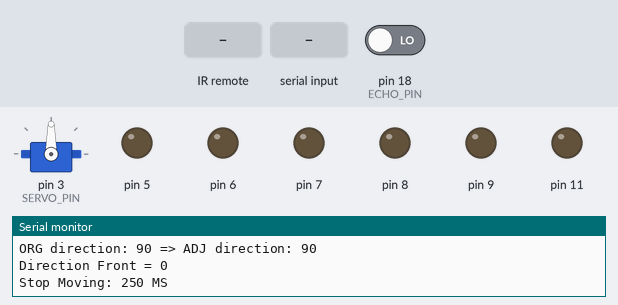
Simulated run of this sketch. Board: Arduino Uno, built with avr-gcc and run on an emulated ATmega328P. Shown: servo, output pins drawn as LEDs (lit = HIGH), the last lines printed to the serial monitor. The inputs (shaded band) are chosen by the test bench; at power-on: pin 18 (ECHO_PIN) LOW.

Above: at 12.7 s.
12.8 s: infrared code 0xFFC23D received
At 14.8 s:
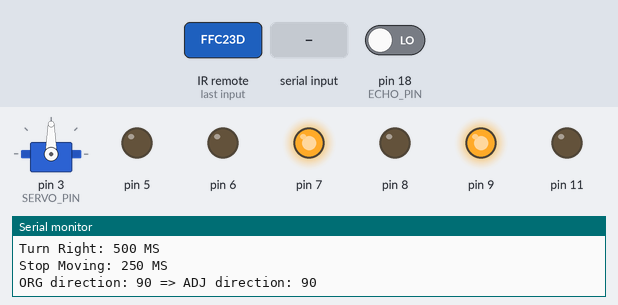
15.8 s: "L" received over Serial
At 16.6 s:
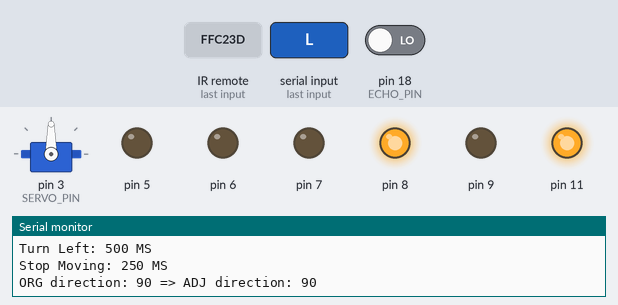
17.8 s: infrared code 0xFFA857 received
At 19.2 s:
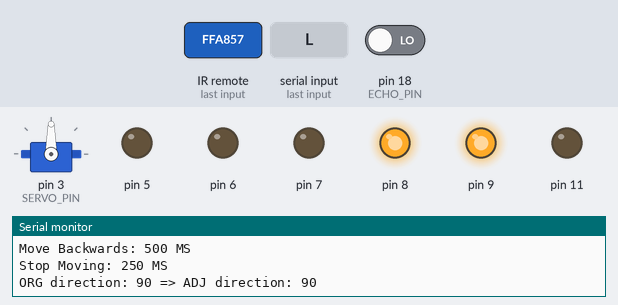
19.9 s: "1" received over Serial
At 21.8 s:
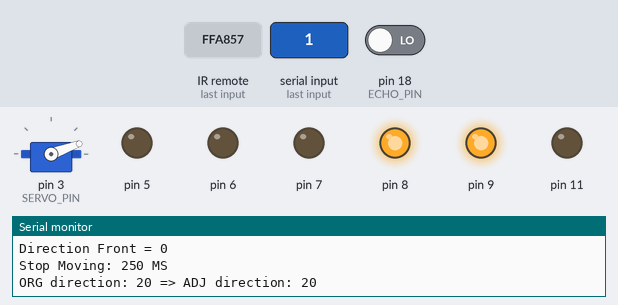
22.9 s: "R" received over Serial
At 23.7 s:
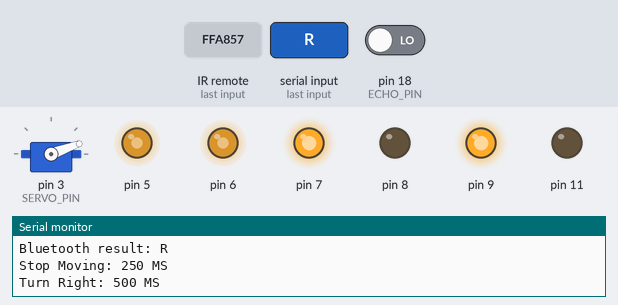
25.6 s: "2" received over Serial
At 26.4 s:
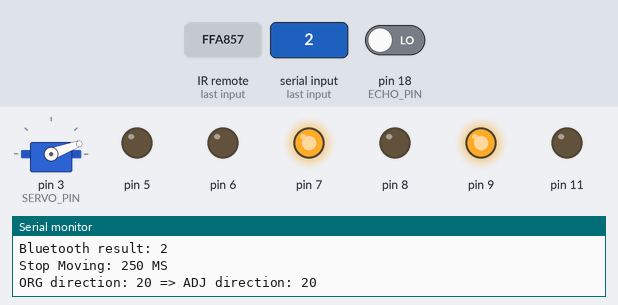
Timing chart, 0 to 33.7 s (numbered marks = the images above; inputs shaded):
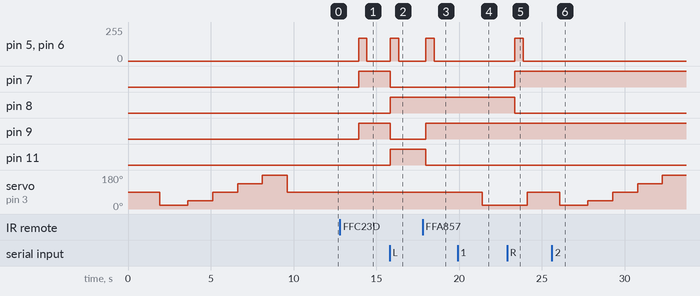

The sketch:

ElegooCarV3.ino
```cpp
#include <Arduino.h>

#define DEBUG_THE_CAR 1
#define TEST_THE_CAR 0

#include "ElegooCarV3.h"
#include "ElegooInfraredConfig.h"
#include "PanasonicInfraredConfig.h"
#include "MyBluetoothConfig.h"

ElegooCarV3 * car = 0;

// TODO (P1-MED) Implement line-tracking driver option
// TODO (P1-MED) Reduce/shorten output so that the in-App Bluetooth Terminal can be used to see what the car does

void setup()
{
	ElegooCarConfig * carConfig = new ElegooCarConfig();
	carConfig->SAFETY_DISTANCE_CM = 30;
	carConfig->serialConfig.BAUD_RATE = 9600;
	carConfig->distanceUnitConfig.SERVO_RIGHT = 20;
	carConfig->distanceUnitConfig.SERVO_LEFT = 180;
	carConfig->motorUnitConfig.SPEED = 170;
	carConfig->infraredReceiverConfig.MAX_NUM_RECEIVERS = 4;
	carConfig->bluetoothReceiverConfig.MAX_NUM_RECEIVERS = 4;

	car = new ElegooCarV3(carConfig);
	car->setup();
	car->selectManualDriver();

	car->registerInfraredConfig(new ElegooInfraredConfig());
	car->registerInfraredConfig(new PanasonicInfraredConfig());
	car->registerBluetoothConfig(new MyBluetoothConfig());
	car->testDistanceUnit();

	if (TEST_THE_CAR)
	{
		car->testInfrared();
		car->testBluetooth();
	}
}

void loop()
{
	car->drive();
}
```

ElegooBase.h
```cpp
#ifndef __ELEGOO_BASE_H__
#define __ELEGOO_BASE_H__

#include "ElegooConstants.h"

class ElegooBase
{
public:
	ElegooBase()
	{
	}

	int statusOK()
	{
		return ElegooConstants::OK;
	}
};

#endif
```

ElegooBluetoothReceiver.h
```cpp
#ifndef __ELEGOO_BLUETOOTH_RECEIVER_H__
#define __ELEGOO_BLUETOOTH_RECEIVER_H__

#include <Arduino.h>

#include "ElegooBluetoothConfigInterface.h"
#include "ElegooCarConfig.h"
#include "ElegooCommand.h"
#include "ElegooReceiver.h"

class ElegooBluetoothReceiver: public ElegooReceiver
{
private:

	ElegooCarConfig::BluetoothReceiverConfig & config;

	ElegooBluetoothConfigInterface ** bluetoothConfigs;

	int numBluetoothConfigs = 0;

public:

	ElegooBluetoothReceiver(ElegooCarConfig::BluetoothReceiverConfig & pConfig) :
			config(pConfig)
	{
		int size = config.MAX_NUM_RECEIVERS;
		bluetoothConfigs = new ElegooBluetoothConfigInterface*[size];
	}

	void setup()
	{
	}

	void registerBluetoothConfig(ElegooBluetoothConfigInterface * bluetoothConfig)
	{
		bluetoothConfigs[numBluetoothConfigs] = bluetoothConfig;
		numBluetoothConfigs++;
	}

	// May also return UNKNOWN_CMD or NO_COMMAND
	ElegooCommand readCommand()
	{
		int intInput = Serial.read();
		if (intInput == -1)
		{
			return ElegooCommand::NO_COMMAND;
		}

		char charInput = (char) intInput;
		ElegooCommand cmd = checkBluetoothProviders(charInput);
		return cmd;
	}

private:

	// May return UNKNOWN_CMD, will never return NO_COMMAND
	ElegooCommand checkBluetoothProviders(char charInput)
	{
		for (int i = 0; i < numBluetoothConfigs; i++)
		{
			ElegooBluetoothConfigInterface * bluetoothConfig = bluetoothConfigs[i];
			if (bluetoothConfig->isSupportedCharacter(charInput))
			{
				Serial.print("Bluetooth result: ");
				Serial.println(charInput);
			}

			ElegooCommand cmd = bluetoothConfig->checkCommand(charInput);
			if (cmd != ElegooCommand::UNK_COMMAND)
			{
				return cmd; // return as soon as we have found something known
			}
		}

		return ElegooCommand::UNK_COMMAND;
	}
};

#endif
```

ElegooCarV3.h
```cpp
#ifndef __ELEGOO_CAR_V3_H__
#define __ELEGOO_CAR_V3_H__

#include <Arduino.h>
#include "ElegooConstants.h"
#include "ElegooCarConfig.h"
#include "ElegooDistanceUnit.h"
#include "ElegooMotorUnit.h"
#include "ElegooInfraredReceiver.h"
#include "ElegooBluetoothReceiver.h"
#include "ElegooCommandReader.h"
#include "ElegooManualDriver.h"
#include "ElegooManualDriver2.h"
#include "ElegooAutomaticDriver1.h"
#include "ElegooAutomaticDriver2.h"
#include "ElegooLineTrackingDriver.h"

class ElegooCarV3
{
private:

	ElegooCarConfig * carConfig;

	ElegooDistanceUnit distUnit;

	ElegooMotorUnit motorUnit;

	ElegooInfraredReceiver infraredReceiver;

	ElegooBluetoothReceiver bluetoothReceiver;

	ElegooCommandReader commandReader;

	ElegooDriverBase * drivers[5];

	ElegooDriverBase * currentDriver = 0;

	int safetyDistanceInCM;

public:

	ElegooCarV3(ElegooCarConfig * pCarConfig) :
			carConfig(pCarConfig), //
			distUnit(carConfig->distanceUnitConfig), //
			motorUnit(carConfig->motorUnitConfig), //
			infraredReceiver(carConfig->infraredReceiverConfig), //
			bluetoothReceiver(carConfig->bluetoothReceiverConfig), //
			commandReader(infraredReceiver, bluetoothReceiver), //
			safetyDistanceInCM(carConfig->SAFETY_DISTANCE_CM)
	{
	}

	int setup()
	{
		Serial.begin(carConfig->serialConfig.BAUD_RATE);
		distUnit.setup();
		distUnit.registerCommandReader(&commandReader);
		motorUnit.setup();
		motorUnit.registerCommandReader(&commandReader);
		infraredReceiver.setup();
		bluetoothReceiver.setup();

		initializeDrivers();
		selectManualDriver();

		return ElegooConstants::OK;
	}

private:
	void initializeDrivers()
	{
		drivers[ElegooCommand::MANUAL_DRIVER_1] = //
				new ElegooManualDriver(safetyDistanceInCM, distUnit, motorUnit);

		drivers[ElegooCommand::MANUAL_DRIVER_2] = //
				new ElegooManualDriver2(safetyDistanceInCM, distUnit, motorUnit);

		drivers[ElegooCommand::AUTO_DRIVER_1] = //
				new ElegooAutomaticDriver1(safetyDistanceInCM, distUnit, motorUnit);

		drivers[ElegooCommand::AUTO_DRIVER_2] = //
				new ElegooAutomaticDriver2(safetyDistanceInCM, distUnit, motorUnit);

		drivers[ElegooCommand::LINE_TRACKING_DRIVER] = //
				new ElegooLineTrackingDriver(safetyDistanceInCM, distUnit, motorUnit);
	}

	bool isDriver(ElegooCommand possibleDriver)
	{
		switch (possibleDriver)
		{
		case ElegooCommand::MANUAL_DRIVER_1:
		case ElegooCommand::MANUAL_DRIVER_2:
		case ElegooCommand::AUTO_DRIVER_1:
		case ElegooCommand::AUTO_DRIVER_2:
		case ElegooCommand::LINE_TRACKING_DRIVER:
			return true;
		default:
			return false;
		}
	}

	int selectDriver(ElegooCommand newDriver)
	{
		if (isDriver(newDriver))
		{
			currentDriver = drivers[newDriver];
		}
		return ElegooConstants::OK;
	}

	bool usingManualDriver()
	{
		return (currentDriver == drivers[ElegooCommand::MANUAL_DRIVER_1] || //
				currentDriver == drivers[ElegooCommand::MANUAL_DRIVER_2]);
	}

public:
	int selectManualDriver()
	{
		return selectDriver(ElegooCommand::MANUAL_DRIVER_1);
	}

	void registerInfraredConfig(ElegooInfraredConfigInterface * infraredConfig)
	{
		infraredReceiver.registerInfraredConfig(infraredConfig);
	}

	void registerBluetoothConfig(ElegooBluetoothConfigInterface * bluetoothConfig)
	{
		bluetoothReceiver.registerBluetoothConfig(bluetoothConfig);
	}

	int drive()
	{
		ElegooCommand cmd = commandReader.readCommand();
		if (cmd == ElegooCommand::STOP_MOVING)
		{
			motorUnit.stopMoving();
			selectManualDriver();
			return ElegooConstants::OK;
		}

		if (!usingManualDriver() && cmd != ElegooCommand::NO_COMMAND)
		{
			motorUnit.stopMoving();
			selectManualDriver();
			// continue processing the given command (button press) below
		}

		if (usingManualDriver())
		{
			if (isDriver(cmd))
			{
				motorUnit.stopMoving();
				return selectDriver(cmd);
			}
			else
			{
				// manual drivers do correctly handle UNK_COMMAND and even rely on NO_COMMAND
				return currentDriver->processCommand(cmd);
			}
		}

		// automatic drivers will/must not listen to commands
		// they must just get "re-triggered"
		return currentDriver->processCommand(ElegooCommand::NO_COMMAND);
	}

	void testDistanceUnit()
	{
		Serial.println("Test Distance Unit");
		distUnit.frontDistance();
		distUnit.test();
		distUnit.frontDistance();
		Serial.println();
	}

	void testInfrared()
	{
		commandReader.testInfrared();
	}

	void testBluetooth()
	{
		commandReader.testBluetooth();
	}

};

#endif
```

ElegooCommand.h
```cpp
#ifndef __ELEGOO_COMMAND_H__
#define __ELEGOO_COMMAND_H__

enum ElegooCommand
{
	MANUAL_DRIVER_1 = 0, //
	MANUAL_DRIVER_2 = 1,
	AUTO_DRIVER_1 = 2,
	AUTO_DRIVER_2 = 3,
	LINE_TRACKING_DRIVER,
	MOVE_FORWARDS,
	MOVE_BACKWARDS,
	STOP_MOVING,
	TURN_RIGHT,
	HALF_RIGHT,
	TURN_LEFT,
	HALF_LEFT,
	UNK_COMMAND,
	NO_COMMAND
};

class ElegooCommandUtil
{
public:
	static bool isValidCommand(ElegooCommand cmd)
	{
		return (cmd != ElegooCommand::UNK_COMMAND) && (cmd != ElegooCommand::NO_COMMAND);
	}

	static const char* getCommandString(ElegooCommand cmd)
	{
		switch (cmd)
		{
		case MANUAL_DRIVER_1:
			return "Select Manual Driver 1";
		case MANUAL_DRIVER_2:
			return "Select Manual Driver 2";
		case AUTO_DRIVER_1:
			return "Select Autonomous Driver 1";
		case AUTO_DRIVER_2:
			return "Select Autonomous Driver 2";
		case LINE_TRACKING_DRIVER:
			return "Select Line Tracking Driver";
		case MOVE_FORWARDS:
			return "Move Forwards";
		case TURN_RIGHT:
			return "Turn Right";
		case HALF_RIGHT:
			return "Go Half Right";
		case TURN_LEFT:
			return "Turn Left";
		case HALF_LEFT:
			return "Go Half Left";
		case MOVE_BACKWARDS:
			return "Move Backwards";
		case STOP_MOVING:
			return "Stop Moving";
		case UNK_COMMAND:
			return "Unknown Command";
		case NO_COMMAND:
			return "No Command";
		default:
			return "ERROR";
		}
	}

};

#endif
```

ElegooCommandReader.h
```cpp
#ifndef __ELEGOO_COMMAND_READER_H__
#define __ELEGOO_COMMAND_READER_H__

#include "ElegooCommand.h"
#include "ElegooInfraredReceiver.h"
#include "ElegooBluetoothReceiver.h"

class ElegooCommandReader
{
private:
	ElegooInfraredReceiver & infraredReceiver;

	ElegooBluetoothReceiver & bluetoothReceiver;

	static const int EMPTY_CACHE = -1;

	int cachedCommand = EMPTY_CACHE;

public:
	// TODO (P2-LOW) If more receivers must be supported, we cannot stick to constructor arguments
	ElegooCommandReader(ElegooInfraredReceiver & pInfraredReceiver, ElegooBluetoothReceiver & pBluetoothReceiver) :
			infraredReceiver(pInfraredReceiver), bluetoothReceiver(pBluetoothReceiver)
	{
	}

	bool hasCommand()
	{
		if (cachedCommand == EMPTY_CACHE)
		{
			cachedCommand = readTheCommand();
		}

		if (cachedCommand == ElegooCommand::NO_COMMAND)
		{
			cachedCommand = EMPTY_CACHE;
			return false;
		}
		else
		{
			return true;
		}
	}

	// May also return UNKNOWN_CMD or NO_COMMAND
	ElegooCommand readCommand()
	{
		if (hasCommand())
		{
			ElegooCommand theCmd = (ElegooCommand) cachedCommand;
			cachedCommand = EMPTY_CACHE;
			return theCmd;
		}
		else
		{
			return ElegooCommand::NO_COMMAND;
		}
	}

private:
	// May also return UNKNOWN_CMD or NO_COMMAND
	ElegooCommand readTheCommand()
	{
		ElegooCommand cmd = ElegooCommand::NO_COMMAND;

		cmd = infraredReceiver.readCommand();
		if (ElegooCommandUtil::isValidCommand(cmd))
		{
			return cmd;
		}

		cmd = bluetoothReceiver.readCommand();
		if (ElegooCommandUtil::isValidCommand(cmd))
		{
			return cmd;
		}

		return cmd;
	}

public:
	void testInfrared()
	{
		// positively tested that we detect NO_COMMAND, as long as no buttons are pressed
		ElegooCommandReader::testReceiver(infraredReceiver);
	}

	void testBluetooth()
	{
		// positively tested that we detect NO_COMMAND, as long as no buttons are pressed
		ElegooCommandReader::testReceiver(bluetoothReceiver);
	}

private:
	static void testReceiver(ElegooReceiver & receiver)
	{
		long noCmdCnt = 0;
		while (true)
		{
			ElegooCommand cmd = receiver.readCommand();
			if (cmd == ElegooCommand::NO_COMMAND)
			{
				noCmdCnt++;
			}
			else
			{
				const char * cmdString = ElegooCommandUtil::getCommandString(cmd);
				Serial.print(noCmdCnt);
				Serial.print(": ");
				Serial.println(cmdString);

				if (cmd == ElegooCommand::STOP_MOVING)
				{
					return;
				}
			}
		}
	}
};

#endif
```

ElegooConstants.h
```cpp
#ifndef __ELEGOO_CONSTANTS_H__
#define __ELEGOO_CONSTANTS_H__

class ElegooConstants
{
public:
	static const int OK = 0;
	static const int STOPPED = 10;
};

#endif
```

ElegooDistanceUnit.h
```cpp
#ifndef __ELEGOO_DISTANCE_UNIT_H__
#define __ELEGOO_DISTANCE_UNIT_H__

#include <Arduino.h>
#include <Servo.h>
#include "ElegooCarConfig.h"
#include "ElegooInterruptibleUnit.h"
#include "ElegooMath.h"

class DistanceData
{
public:
	int direction = 0;
	int distance = 0;
};

class ElegooDistanceUnit: public ElegooInterruptibleUnit
{
private:
	ElegooCarConfig::DistanceUnitConfig & config;

	Servo servo;

	static const int MIN_SERVO_DELAY = 500; // TODO (P2-LOW) can we further reduce the value for MIN_DELAY

	static const int MAX_SCANNED_DISTANCES = 5;

	const char* getDirectionString(const int direction)
	{
		if (direction == config.SERVO_RIGHT)
		{
			return "Right";
		}

		if (direction == config.SERVO_LEFT)
		{
			return "Left";
		}

		switch (direction)
		{
		case HALF_RIGHT:
			return "Half Right";
		case FRONT:
			return "Front";
		case HALF_LEFT:
			return "Half Left";
		default:
			return "Unknown";
		}
	}

public:

	static const int HALF_RIGHT = 45;
	static const int FRONT = 90;
	static const int HALF_LEFT = 135;

	boolean isFarRightDirection(const int direction)
	{
		return (direction < HALF_RIGHT);
	}

	boolean isFarLeftDirection(const int direction)
	{
		return (direction > HALF_LEFT);
	}

	ElegooDistanceUnit(ElegooCarConfig::DistanceUnitConfig & pConfig) :
			ElegooInterruptibleUnit(), //
			config(pConfig), //
			servo()
	{
	}

	void setup()
	{
		servo.attach(config.SERVO_PIN);
		pinMode(config.ECHO_PIN, INPUT);
		pinMode(config.TRIGGER_PIN, INPUT);
	}

	void test()
	{
		// performs a "full" scan
		scanBiggestDistance();
	}

	int frontDistance()
	{
		return readDistanceForDirection(FRONT);
	}

	int rightDistance()
	{
		return readDistanceForDirection(config.SERVO_RIGHT);
	}

	int leftDistance()
	{
		return readDistanceForDirection(config.SERVO_LEFT);
	}

	DistanceData scanBiggestDistance()
	{
		DistanceData distances[MAX_SCANNED_DISTANCES];
		scanDistances(distances);

		DistanceData biggestDistance = distances[0];

		for (int i = 1; i < MAX_SCANNED_DISTANCES; i++)
		{
			if (distances[i].distance > biggestDistance.distance)
			{
				biggestDistance = distances[i];
			}
		}

		return biggestDistance;
	}

private:

	int _direction = -1;

	void setDirection(const int direction)
	{
		// direction parameter will be checked against what is defined as min/max in the config object
		int minPos = getServoMinPos();
		int maxPos = getServoMaxPos();

		int adjustedDirection = direction;
		if (direction < minPos)
		{
			adjustedDirection = minPos;
		}
		if (direction > maxPos)
		{
			adjustedDirection = maxPos;
		}
		servo.write(adjustedDirection);

#if DEBUG_THE_CAR
		debugOrgVsAdjDirection(direction, adjustedDirection);
#endif

		if (_direction != adjustedDirection)
		{
			int delayInMS = ElegooMath::distance(_direction, adjustedDirection); // values between 0-180
			delayInMS *= 10; // values between 0-1800
			if (delayInMS < MIN_SERVO_DELAY)
			{
				delayInMS = MIN_SERVO_DELAY;
			}
			delay(delayInMS);
		}
		_direction = adjustedDirection;
	}

#if DEBUG_THE_CAR
	void debugOrgVsAdjDirection(int direction, int adjustedDirection)
	{
		Serial.print("ORG direction: ");
		Serial.print(direction);
		Serial.print(" => ADJ direction: ");
		Serial.println(adjustedDirection);
	}
#endif

	// ultrasonic distance measurement function
	int readDistance()
	{
		digitalWrite(config.TRIGGER_PIN, LOW);
		delayMicroseconds(2);
		digitalWrite(config.TRIGGER_PIN, HIGH);
		delayMicroseconds(20);
		digitalWrite(config.TRIGGER_PIN, LOW);

		float fDistance = pulseIn(config.ECHO_PIN, HIGH);
		fDistance = fDistance / 58;
		return (int) fDistance;
	}

	void scanDistances(DistanceData distances[])
	{
		distances[0] = readDistanceDataForDirection(config.SERVO_RIGHT);
		distances[1] = readDistanceDataForDirection(HALF_RIGHT);
		distances[2] = readDistanceDataForDirection(FRONT);
		distances[3] = readDistanceDataForDirection(HALF_LEFT);
		distances[4] = readDistanceDataForDirection(config.SERVO_LEFT);
	}

	DistanceData readDistanceDataForDirection(const int direction)
	{
		int distance = readDistanceForDirection(direction);
		DistanceData distanceData;
		distanceData.direction = direction;
		distanceData.distance = distance;
		return distanceData;
	}

	int readDistanceForDirection(const int direction)
	{
		if (hasCommand())
		{
			return 0;
		}

		setDirection(direction);
		int distance = readDistance();
#if DEBUG_THE_CAR
		debugDistanceForDirection(direction, distance);
#endif
		return distance;
	}

#if DEBUG_THE_CAR
	void debugDistanceForDirection(const int direction, const int distance)
	{
		Serial.print("Direction ");
		Serial.print(getDirectionString(direction));
		Serial.print(" = ");
		Serial.println(distance);
	}
#endif

	int getServoMinPos()
	{
		return min(config.SERVO_RIGHT, config.SERVO_LEFT);
	}

	int getServoMaxPos()
	{
		return max(config.SERVO_RIGHT, config.SERVO_LEFT);
	}

};

#endif
```

ElegooInterruptibleUnit.h
```cpp
#ifndef __ELEGOO_INTERRUPTIBLE_UNIT_H__
#define __ELEGOO_INTERRUPTIBLE_UNIT_H__

#include "ElegooCommand.h"
#include "ElegooCommandReader.h"

class ElegooInterruptibleUnit
{
private:
	ElegooCommandReader * commandReader;

protected:
	ElegooInterruptibleUnit() :
			commandReader(0)
	{
	}

public:
	void registerCommandReader(ElegooCommandReader * pCommandReader)
	{
		commandReader = pCommandReader;
	}

	bool hasCommand()
	{
		if (commandReader == 0)
		{
			return false;
		}

		return commandReader->hasCommand();
	}

};

#endif
```

ElegooMath.h
```cpp
#ifndef __ELEGOO_MATH_H__
#define __ELEGOO_MATH_H__

#include <Arduino.h>

class ElegooMath
{
public:
	static int distance(const int i1, const int i2)
	{
		int minVal = min(i1, i2);
		int maxVal = max(i1, i2);
		return (maxVal - minVal);
	}
};

#endif
```

ElegooReceiver.h
```cpp
#ifndef __ELEGOO_RECEIVER_H__
#define __ELEGOO_RECEIVER_H__

class ElegooReceiver
{
public:
	virtual ElegooCommand readCommand() = 0;

	ElegooReceiver() {}

	virtual ~ElegooReceiver()
	{
	}

};

#endif
```

ElegooBluetoothConfigInterface.h
```cpp
#ifndef __ELEGOO_BLUETOOTH_CONFIG_INTERFACE_H__
#define __ELEGOO_BLUETOOTH_CONFIG_INTERFACE_H__

#include <Arduino.h>

#include "ElegooCommand.h"

class ElegooBluetoothConfigInterface
{
public:
	virtual ElegooCommand checkCommand(const char possibleCommandCode) = 0;

	virtual const char * getSupportedCharacters() = 0;

	virtual bool isSupportedCharacter(char charToCheck)
	{
		const char * supportedChars = this->getSupportedCharacters();
		const char * charFound = strchr(supportedChars, charToCheck);
		return (charFound != 0);
	}

	virtual ~ElegooBluetoothConfigInterface()
	{
	}

};

#endif
```

ElegooInfraredConfigInterface.h
```cpp
#ifndef __ELEGOO_INFRARED_CONFIG_INTERFACE_H__
#define __ELEGOO_INFRARED_CONFIG_INTERFACE_H__

#include "ElegooCommand.h"

class ElegooInfraredConfigInterface
{
public:
	virtual ElegooCommand checkCommand(unsigned long possibleCommandCode) = 0;

	virtual ~ElegooInfraredConfigInterface()
	{
	}
};

#endif
```

Source omitted: ElegooInfraredReceiver.h (2260 bytes), ElegooMotorUnit.h (3909 bytes), ElegooCarConfig.h (1048 bytes), ElegooInfraredConfig.h (898 bytes), MyBluetoothConfig.h (1183 bytes), PanasonicInfraredConfig.h (828 bytes), ElegooAutomaticDriver1.h (1217 bytes), ElegooAutomaticDriver2.h (1489 bytes), ElegooDriverBase.h (1670 bytes), ElegooLineTrackingDriver.h (507 bytes), ElegooManualDriver.h (1208 bytes), ElegooManualDriver2.h (1274 bytes)

Measured:
- after the input at 12.8 s, pin 5, pin 6: 0/255 → 170/255 after 1.1 s, → 0/255 0.50 s later; pin 7, pin 9: LOW → HIGH after 1.1 s
- after the input at 15.8 s, pin 5, pin 6: 0/255 → 170/255 at once, → 0/255 0.50 s later; pin 7, pin 9: HIGH → LOW at once; pin 8, pin 11: LOW → HIGH at once
- after the input at 17.8 s, pin 5, pin 6: 0/255 → 170/255 after 0.19 s, → 0/255 0.50 s later; pin 9: LOW → HIGH after 0.20 s; pin 11: HIGH → LOW after 0.20 s
- after the input at 19.9 s, servo on pin 3 (SERVO_PIN): 90° → 20° after 1.5 s
- after the input at 22.9 s, pin 5, pin 6: 0/255 → 170/255 after 0.46 s, → 0/255 0.50 s later; pin 7: LOW → HIGH after 0.46 s; pin 8: HIGH → LOW after 0.46 s; servo on pin 3 (SERVO_PIN): 20° → 90° after 1.2 s
- after the input at 25.6 s, servo on pin 3 (SERVO_PIN): 90° → 20° after 0.47 s, → 45° 1.7 s later, → 90° 1.5 s later, → 135° 1.5 s later, … (5 changes in this stretch)
